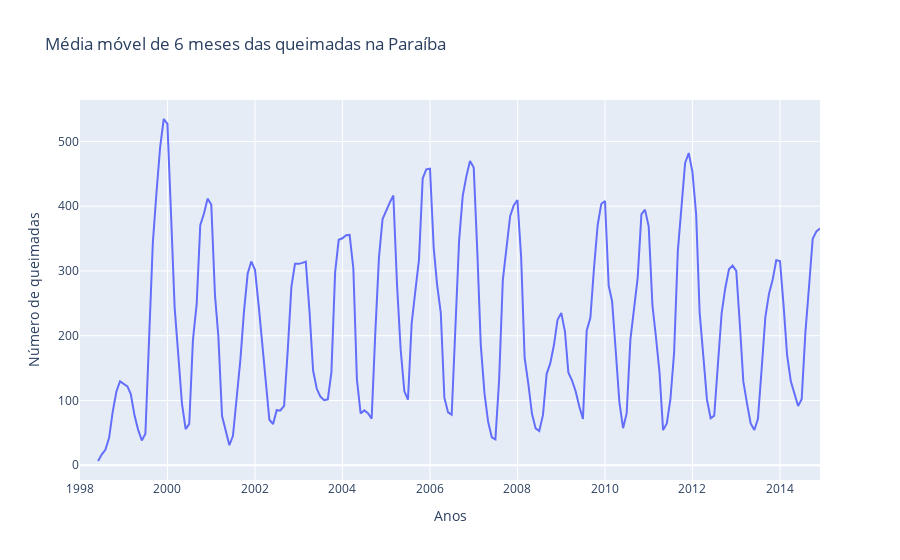
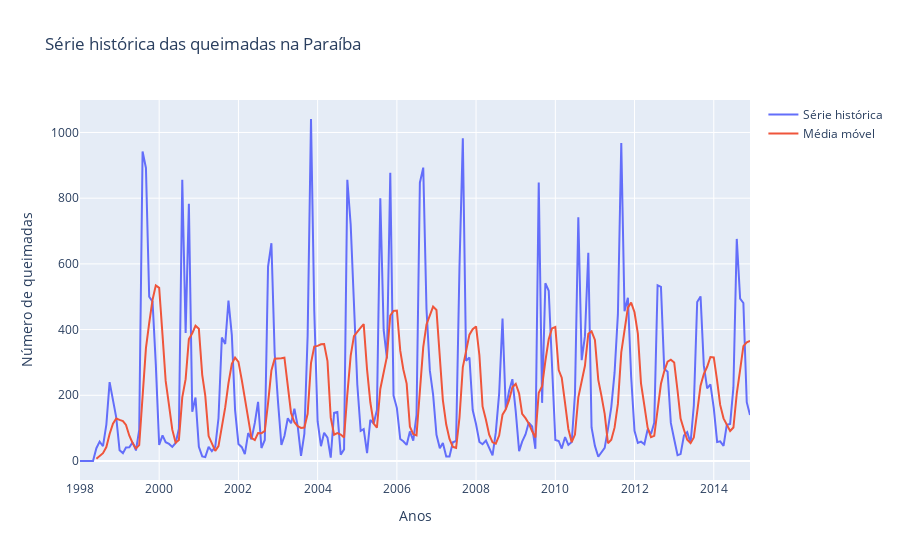

Write notebook code for charts like these, in order.
### Code cell
media_movel = time_series.rolling(window = 6)
media_movel = media_movel.mean()
fig = go.Figure()
fig.add_trace(go.Scatter(x=media_movel.index, y=media_movel.values,
                    mode='lines',
                    name='lines'))
fig.update_layout(title='Média móvel de 6 meses das queimadas na Paraíba',
                    xaxis_title='Anos',
                    yaxis_title='Número de queimadas')
fig.show()



fig = go.Figure()
fig.add_trace(go.Scatter(x=time_series.index, y=time_series.values,
                    mode='lines',
                    name='Série histórica'))
fig.add_trace(go.Scatter(x=media_movel.index, y=media_movel.values,
                    mode='lines',
                    name='Média móvel'))
fig.update_layout(title='Série histórica das queimadas na Paraíba',
                    xaxis_title='Anos',
                    yaxis_title='Número de queimadas')
fig.show()

### Figure 1 — Plotly figure (JSON) as saved in the notebook; plotly's stock layout.template omitted (floating-point values rounded to 4 significant figures; data arrays with more than 128 entries replaced by an {"elided": "..."} marker saying what was removed)
{"data": [{"mode": "lines", "name": "lines", "type": "scatter", "x": {"elided": "204 str values"}, "y": {"elided": "204 float values"}}], "layout": {"title": {"text": "Média móvel de 6 meses das queimadas na Paraíba"}, "xaxis": {"title": {"text": "Anos"}}, "yaxis": {"title": {"text": "Número de queimadas"}}}}

### Figure 2 — Plotly figure (JSON) as saved in the notebook; plotly's stock layout.template omitted (floating-point values rounded to 4 significant figures; data arrays with more than 128 entries replaced by an {"elided": "..."} marker saying what was removed)
{"data": [{"mode": "lines", "name": "Série histórica", "type": "scatter", "x": {"elided": "204 str values"}, "y": {"elided": "204 float values"}}, {"mode": "lines", "name": "Média móvel", "type": "scatter", "x": {"elided": "204 str values"}, "y": {"elided": "204 float values"}}], "layout": {"title": {"text": "Série histórica das queimadas na Paraíba"}, "xaxis": {"title": {"text": "Anos"}}, "yaxis": {"title": {"text": "Número de queimadas"}}}}
